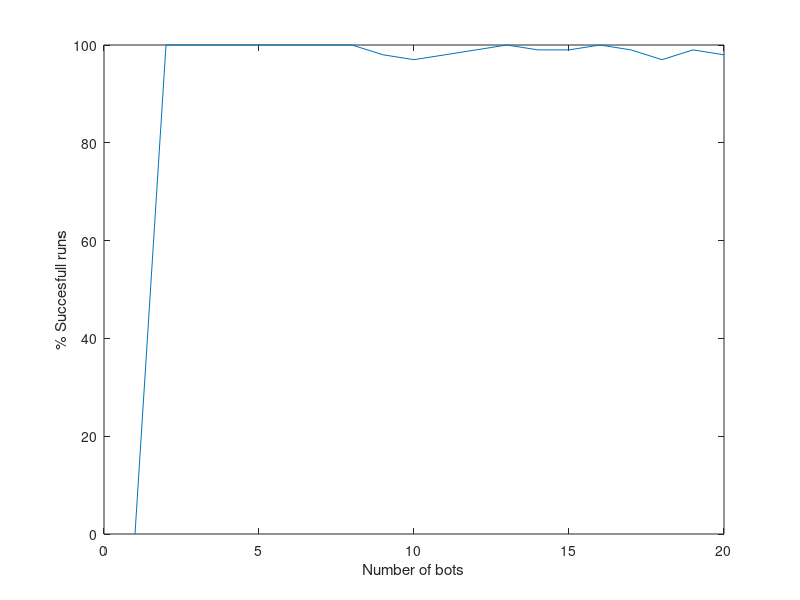
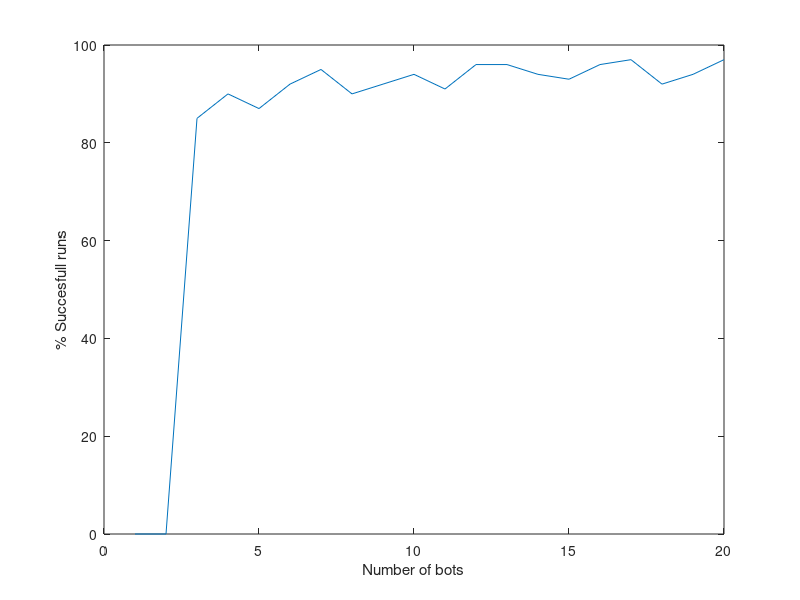
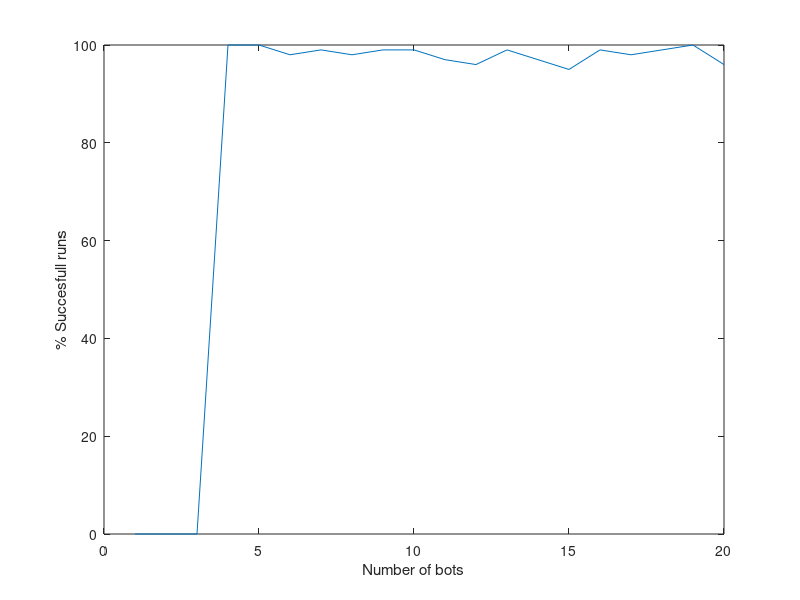
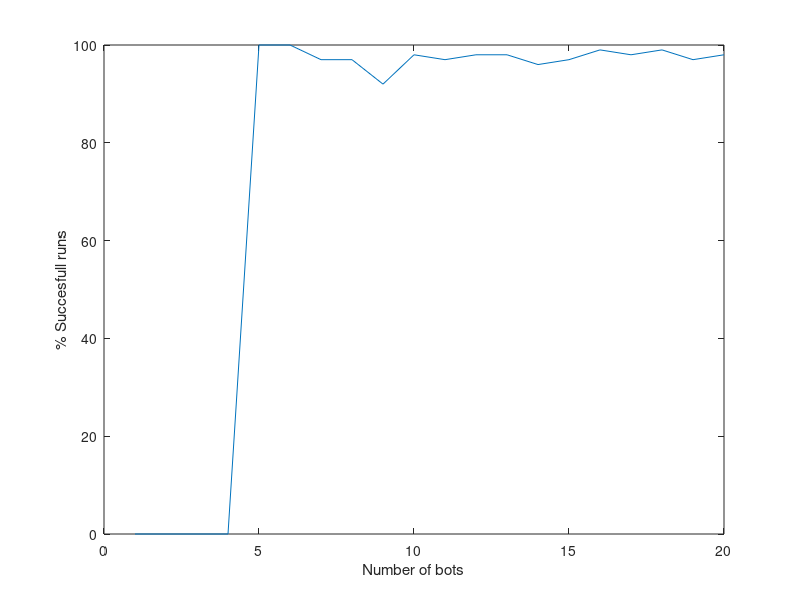

MATLAB code to generate these figures, in order:
data = load('exp1-100.dat');
max_gap_size = max(data(:,1));
max_n_bots = max(data(:,2));
for gap_size = 0:max_gap_size
    p = zeros(max_n_bots, 1);
    for n_bots = 1:max_n_bots
        d = data(data(:,1)==gap_size,:);
        d = d(d(:,2)==n_bots,:);
        p(n_bots) = sum(d(:,4) == 0) / length(d);
    end
    plot(1:max_n_bots, 100-p*100);
    xlabel('Number of bots');
    ylabel('% Succesfull runs');
    print(['plot' num2str(gap_size) '.eps'], '-deps');
end
